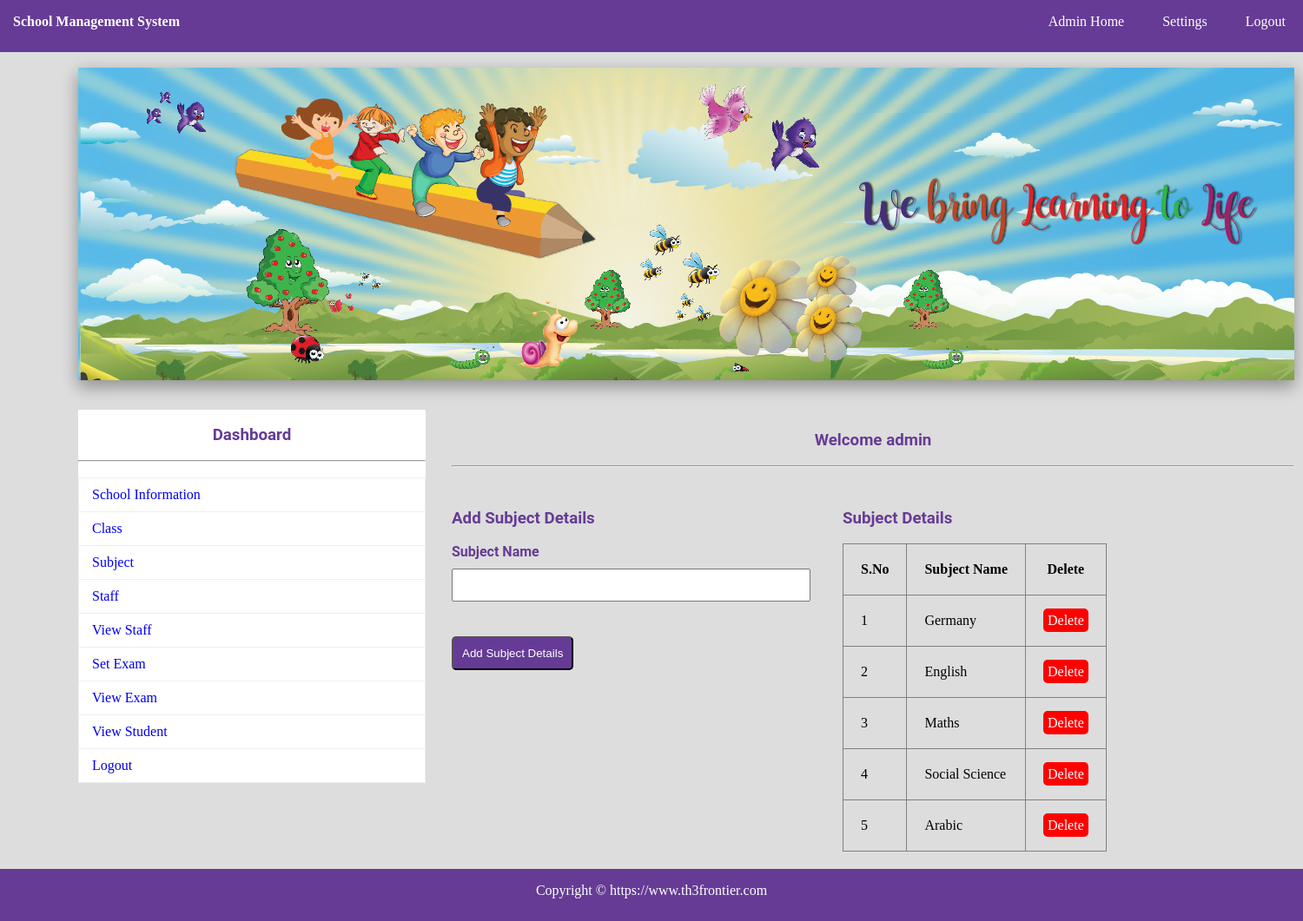
Page /add_sub.php (signed in) on the committed database.
### tables this page shows
CREATE TABLE `sub` (
  `SID` int(11) NOT NULL,
  `SNAME` varchar(150) NOT NULL
);

### add_sub.php (the view, shortened to what this page needs)
<?php
	include"database.php";
?>
<!DOCTYPE html>
<html>
	<head>
		<link rel="stylesheet" type="text/css" href="css/style.css">
	</head>
	<body>
				<?php include"navbar.php";?><br>
				<img src="img/1.jpg" style="margin-left:90px;" class="sha">
			<div id="section">
					<?php include"sidebar.php";?><br><br><br>
					<h3 class="text">Welcome <?php echo $_SESSION["ANAME"]; ?></h3><br><hr><br>
					<div class="content1">
						<h3 > Add Subject Details</h3><br>
						<form method="post" action="<?php echo $_SERVER["PHP_SELF"];?>">
						   <label>Subject Name</label><br>
						   <input type="text" name="sname" required class="input">
						   <button type="submit" class="btn" name="submit">Add Subject Details</button>
						</form>
					</div>
				<div class="tbox" >
					<h3 style="margin-top:30px;"> Subject Details</h3><br>
					<table border="1px" >
						<tr>
							<th>S.No</th>
							<th>Subject Name</th>
							<th>Delete</th>
						</tr>
						<?php
							$s="select * from sub";
							$res=$db->query($s);
							if($res->num_rows>0)
							{
								$i=0;
								while($r=$res->fetch_assoc())
								{
									$i++;
									echo "
										<tr>
										<td>{$i}</td>
										<td>{$r["SNAME"]}</td>
										<td><a href='sub_delete.php?id={$r["SID"]}' class='btnr'>Delete</a></td>
										</tr>
									";
								}
							}
							else
							{
								echo "No Record Found";
							}
						?>
					</table>
				</div>
			</div>
				<?php include"footer.php";?>
	</body>
</html>

### css/style.css (style rules this page uses)
* { padding:0px; margin:0px; }
html { background:#dddddd; }
a { text-decoration:none; }
h1,h2,h3,h4,h5,h6,label { font-family:roboto; color:#663b95; }
.btn { border-radius:5px; padding:10px; background:#663b95; color:white; margin-top:40px; }
.btnr { border-radius:5px; padding:5px; background:#ff0000; color:white; }
.sha { -webkit-box-shadow: 0 8px 17px 0 rgba(0, 0, 0, 0.2), 0 6px 20px 0 rgba(0, 0, 0, 0.19); -moz-box-shadow: 0 8px 17px 0 rgba(0, 0, 0, 0.2), 0 6px 20px 0 rgba(0, 0, 0, 0.19); box-shadow: 0 8px 17px 0 rgba(0, 0, 0, 0.2), 0 6px 20px 0 rgba(0, 0, 0, 0.19); }
.input { height:30px; width:90%; padding:2px; margin-top:10px; }
label { font-weight:bold; }
.content1 { margin-top:30px; }
.text { text-align:center; }
#section { height:auto; width:1400px; margin-left:90px; font-family:cambria; }
.content1 { margin-top:30px; height:auto; width:450px; float:left; }
.tbox { float:left; }
.tbox table { border-collapse:collapse; }
tr,td,th { padding:20px; }
table { border-collapse:collapse; }

### rows in the picture
sub: SNAME "Germany"
sub: SNAME "English"
sub: SNAME "Maths"
sub: SNAME "Social Science"
sub: SNAME "Arabic"

### other values in the picture
$_SESSION["ANAME"] "admin"
